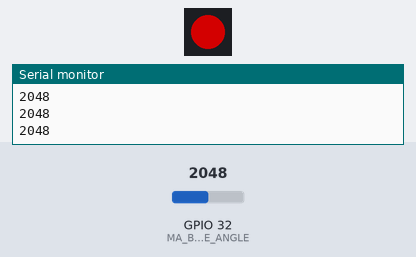
A program run on a simulated ESP32. On the bench: 1 RGB LEDs in strip order, left to right, the last lines printed to the serial monitor. Inputs (shaded band) come from the test bench; at power-on: GPIO 32 (MA_BROCHE_ANGLE) = 2048. Dim RGB values are drawn brighter than linear.

Above: at 1.2 s.
1.3 s: GPIO 32 (MA_BROCHE_ANGLE) set to 18
At 2.6 s:
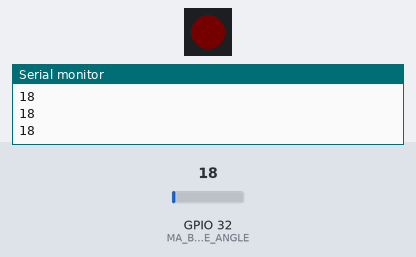
2.9 s: GPIO 32 (MA_BROCHE_ANGLE) set to 15
At 4.0 s:
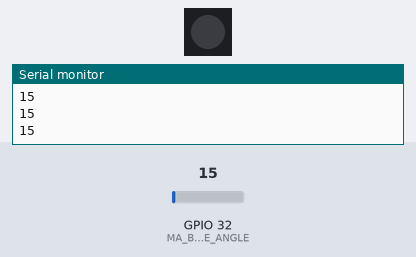
4.5 s: GPIO 32 (MA_BROCHE_ANGLE) set to 491
At 5.3 s:
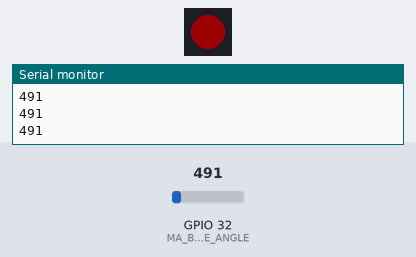
6.1 s: GPIO 32 (MA_BROCHE_ANGLE) set to 0
At 6.7 s:
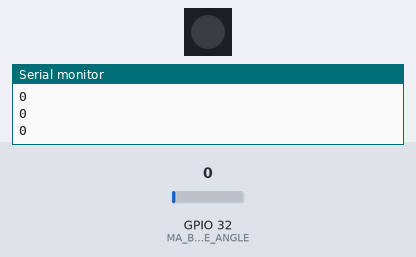
7.7 s: GPIO 32 (MA_BROCHE_ANGLE) set to 2047
At 9.2 s:
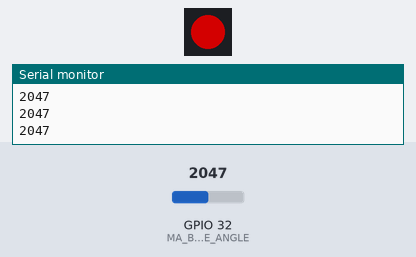
Timing chart, 0 to 10.3 s (numbered marks = the images above; inputs shaded):
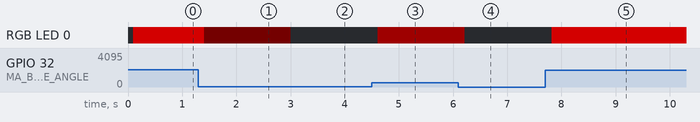

Measured:
- the behaviour switches between 17 and 16 on GPIO 32 (MA_BROCHE_ANGLE) (found by bisection; images 1 and 2)
- after the input at 1.3 s, RGB LED 0: RGB(127, 0, 0) → RGB(1, 0, 0) after 0.10 s
- after the input at 2.9 s, RGB LED 0: RGB(1, 0, 0) → off after 0.11 s
- after the input at 4.5 s, RGB LED 0: off → RGB(30, 0, 0) after 0.11 s
- after the input at 6.1 s, RGB LED 0: RGB(30, 0, 0) → off after 0.11 s
- after the input at 7.7 s, RGB LED 0: off → RGB(127, 0, 0) after 0.12 s

The program:

main.cpp
```cpp
#include <Arduino.h>
#define MA_BROCHE_ANGLE 32
#include <FastLED.h>
CRGB monPixel;

void setup() {
  Serial.begin(115200);
  FastLED.addLeds<WS2812, 27, GRB>(&monPixel, 1);
}

void loop() {
  int maLectureAnalogique;
  maLectureAnalogique = analogRead(MA_BROCHE_ANGLE);

  Serial.println(maLectureAnalogique);
  delay(100);

  //if (maLectureAnalogique >= 2047)
  //{
  //  monPixel = CRGB(253, 75, 122);
  //FastLED.show();
  //} else if (maLectureAnalogique < 2047) {
   // FastLED.clear(true);

  //}


  int result ((maLectureAnalogique *255) / 4095);
  monPixel = CRGB(result, 0, 0);
  FastLED.show();
}
```
